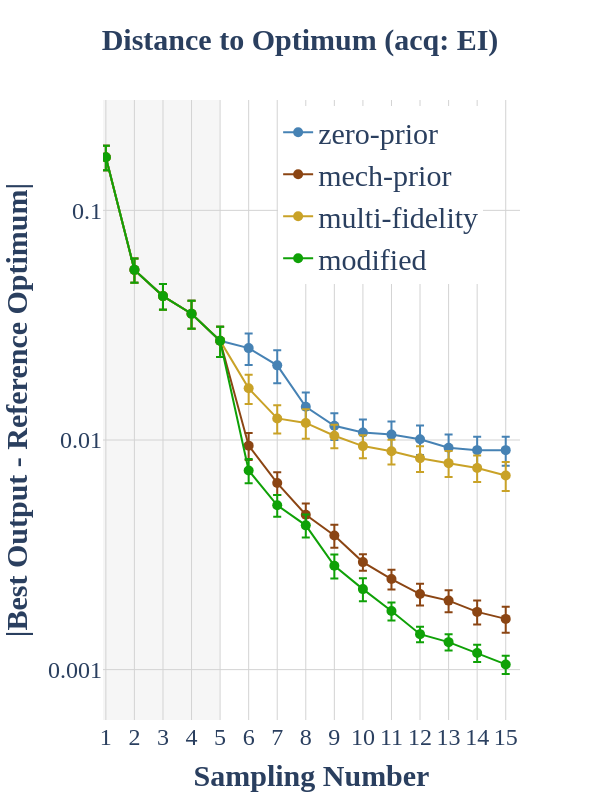

Notebook cell for this chart:
### Code cell
plot_bo_comparison(info_dict,reference_max=0.7888299971987257,date=date,withdraw_model_index=[],draw_initial_point=True,save_path=None,yaxis_lower_bound=2.5)

### Figure 1 — Plotly figure (JSON) as saved in the notebook; plotly's stock layout.template omitted (floating-point values rounded to 4 significant figures)
{"data": [{"error_y": {"array": [0.02094, 0.006711, 0.005438, 0.004961, 0.004077, 0.003928, 0.003471, 0.002131, 0.001538, 0.001488, 0.001489, 0.001482, 0.001313, 0.001303, 0.001303], "arrayminus": [0.02094, 0.006711, 0.005438, 0.004961, 0.004077, 0.003928, 0.003471, 0.002131, 0.001538, 0.001488, 0.001489, 0.001482, 0.001313, 0.001303, 0.001303], "color": "rgba(70, 130, 180, 1)", "symmetric": false, "type": "data", "visible": true}, "line": {"color": "#4682B4"}, "marker": {"size": 10}, "mode": "lines+markers", "name": "zero-prior", "type": "scatter", "x": [1, 2, 3, 4, 5, 6, 7, 8, 9, 10, 11, 12, 13, 14, 15], "y": [0.1704, 0.05506, 0.04233, 0.03546, 0.02706, 0.02513, 0.02114, 0.01395, 0.01153, 0.01078, 0.01056, 0.01008, 0.009245, 0.009034, 0.009034]}, {"error_y": {"array": [0.02094, 0.006711, 0.005438, 0.004961, 0.004077, 0.001271, 0.0007377, 0.0005619, 0.0004406, 0.0002435, 0.0002453, 0.0002318, 0.000219, 0.0002138, 0.0002167], "arrayminus": [0.02094, 0.006711, 0.005438, 0.004961, 0.004077, 0.001271, 0.0007377, 0.0005619, 0.0004406, 0.0002435, 0.0002453, 0.0002318, 0.000219, 0.0002138, 0.0002167], "color": "rgba(139, 69, 19, 1)", "symmetric": false, "type": "data", "visible": true}, "line": {"color": "#8B4513"}, "marker": {"size": 10}, "mode": "lines+markers", "name": "mech-prior", "type": "scatter", "x": [1, 2, 3, 4, 5, 6, 7, 8, 9, 10, 11, 12, 13, 14, 15], "y": [0.1704, 0.05506, 0.04233, 0.03546, 0.02706, 0.00945, 0.006493, 0.004724, 0.003837, 0.002939, 0.00248, 0.002134, 0.001998, 0.001784, 0.001663]}, {"error_y": {"array": [0.02094, 0.006711, 0.005438, 0.004961, 0.004077, 0.002443, 0.00174, 0.001748, 0.001225, 0.001089, 0.001101, 0.00107, 0.001021, 0.000998, 0.001007], "arrayminus": [0.02094, 0.006711, 0.005438, 0.004961, 0.004077, 0.002443, 0.00174, 0.001748, 0.001225, 0.001089, 0.001101, 0.00107, 0.001021, 0.000998, 0.001007], "color": "rgba(201, 162, 39, 1)", "symmetric": false, "type": "data", "visible": true}, "line": {"color": "#C9A227"}, "marker": {"size": 10}, "mode": "lines+markers", "name": "multi-fidelity", "type": "scatter", "x": [1, 2, 3, 4, 5, 6, 7, 8, 9, 10, 11, 12, 13, 14, 15], "y": [0.1704, 0.05506, 0.04233, 0.03546, 0.02706, 0.01679, 0.01241, 0.01186, 0.01044, 0.009407, 0.008932, 0.008325, 0.007928, 0.007554, 0.007009]}, {"error_y": {"array": [0.02094, 0.006711, 0.005438, 0.004961, 0.004077, 0.0008938, 0.0005677, 0.0004907, 0.0003411, 0.0002565, 0.000162, 0.0001117, 0.0001071, 0.0001011, 9.649e-05], "arrayminus": [0.02094, 0.006711, 0.005438, 0.004961, 0.004077, 0.0008938, 0.0005677, 0.0004907, 0.0003411, 0.0002565, 0.000162, 0.0001117, 0.0001071, 0.0001011, 9.649e-05], "color": "rgba(15, 161, 7, 1)", "symmetric": false, "type": "data", "visible": true}, "line": {"color": "#0fa107"}, "marker": {"size": 10}, "mode": "lines+markers", "name": "modified", "type": "scatter", "x": [1, 2, 3, 4, 5, 6, 7, 8, 9, 10, 11, 12, 13, 14, 15], "y": [0.1704, 0.05506, 0.04233, 0.03546, 0.02706, 0.007369, 0.005194, 0.00425, 0.002833, 0.002242, 0.001799, 0.001427, 0.001317, 0.001181, 0.001054]}], "layout": {"font": {"family": "Times New Roman", "size": 24}, "height": 800, "legend": {"font": {"size": 30}, "x": 0.42, "y": 0.99}, "plot_bgcolor": "white", "shapes": [{"fillcolor": "lightgray", "layer": "below", "line": {"width": 0}, "opacity": 0.2, "type": "rect", "x0": 0.1, "x1": "5", "y0": 0.0001, "y1": 0.852}], "showlegend": true, "title": {"font": {"size": 30}, "text": "<b>Distance to Optimum (acq: EI)</b>", "x": 0.5, "xanchor": "center"}, "width": 600, "xaxis": {"dtick": 1, "gridcolor": "lightgray", "range": [0.9, 15.5], "showgrid": true, "tickfont": {"size": 24}, "title": {"font": {"size": 30}, "text": "<b>Sampling Number</b>"}}, "yaxis": {"dtick": 1, "gridcolor": "lightgray", "range": [-3.219, -0.5194], "showgrid": true, "tickfont": {"size": 24}, "title": {"font": {"size": 30}, "text": "<b>|Best Output - Reference Optimum|</b>"}, "type": "log"}}}
